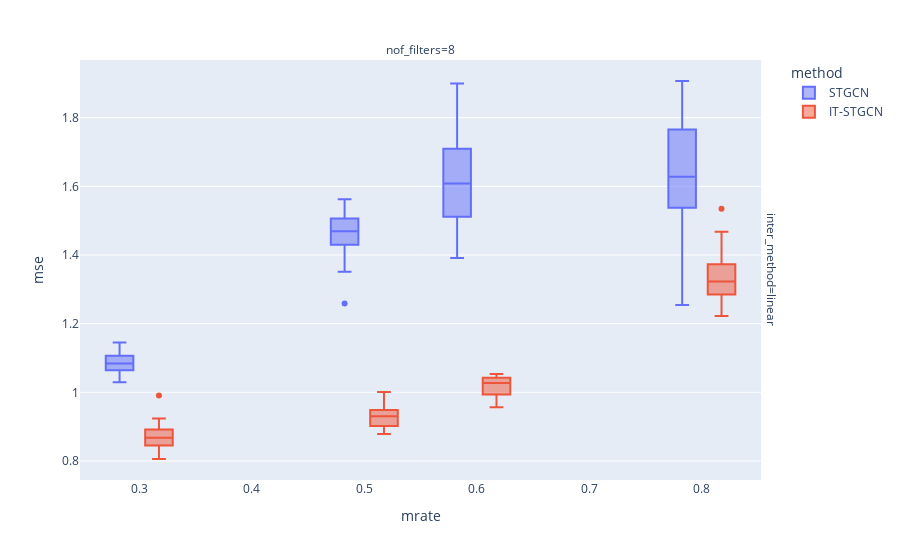

The code cell stored with this chart in its notebook:
### Markdown cell above
## Random

### Code cell
data.query("method!='GNAR' and mtype =='rand'").plot.box(backend='plotly',x='mrate',color='method',y='mse',facet_col='nof_filters',facet_row='inter_method',height=800)
